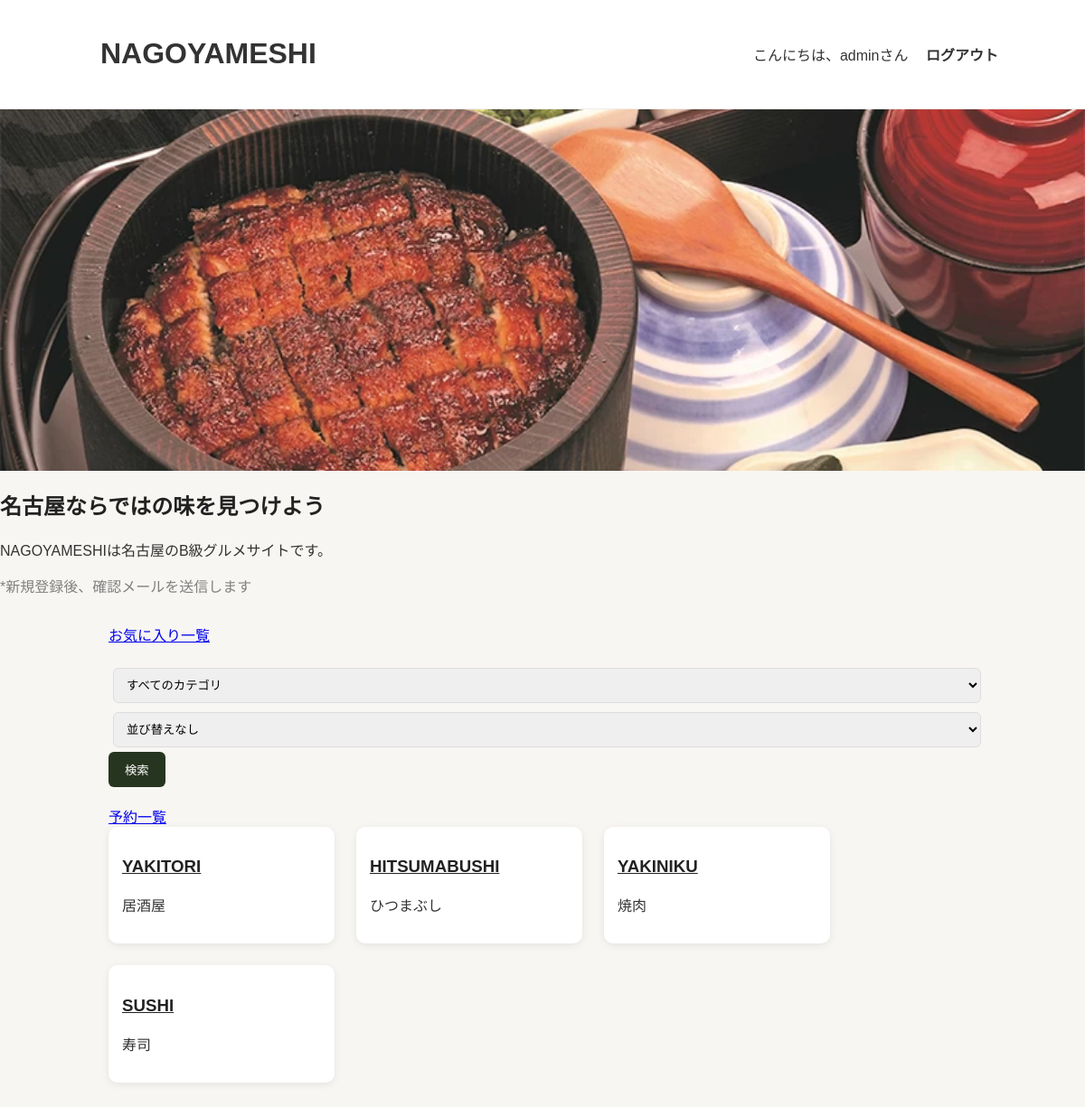
/ (signed in), run on the app's committed database.
### nagoyameshi/models.py (models this page shows, shortened)
class Shop(models.Model):
    category = models.ForeignKey(Category, on_delete=models.CASCADE, null=True, blank=True)
    name = models.CharField(max_length=100)
    description = models.TextField()
    address = models.CharField(max_length=200)

class Category(models.Model):
    name = models.CharField(max_length=100)

### nagoyameshi/views.py (the view)
# urls.py: path('', views.top, name='top'),
def top(request):
    shops = Shop.objects.all()
    categories = Category.objects.all()
    keyword = request.GET.get('keyword')
    category_id = request.GET.get('category')
    if keyword:
        shops = shops.filter(name__icontains=keyword)
    if category_id:
        shops = shops.filter(category_id=category_id)
    sort = request.GET.get('sort')
    if sort == 'name_asc':
        shops = shops.order_by('name')
    elif sort == 'name_desc':
        shops = shops.order_by('-name')
    elif sort == 'new':
        shops = shops.order_by('-id')
    elif sort == 'old':
        shops = shops.order_by('id')
    context = {
        'shops': shops,
        'categories': categories,
    }
    return render(request, 'nagoyameshi/top.html', context)

### nagoyameshi/templates/nagoyameshi/top.html (shortened to what this page needs)
{% extends 'nagoyameshi/base.html' %}
{% load static %}
{% block content %}
<div style="position: relative;">
  <img src="/static/img/nagoya.jpg" style="width:100%; height:400px; object-fit:cover; display:block;">
    <h2>名古屋ならではの味を見つけよう</h2>
    <p>NAGOYAMESHIは名古屋のB級グルメサイトです。</p>
    <p style="color: gray; margin-top:10px;">
    *新規登録後、確認メールを送信します
    </p>
</div>
<div class="container">
    <a href="/favorites/">お気に入り一覧</a>
    <form method="get" action="/">
        <select name="category">
            <option value="">すべてのカテゴリ</option>
        </select>
        <select name="sort">
            <option value="">並び替えなし</option>
        </select>
        <button type="submit" class="btn">検索</button>
    </form>
    {% if user.is_authenticated %}
        <a href="{% url 'reservation_list' %}" class="btn">予約一覧</a>
    {% endif %}
<div class="shop-list">
  {% for shop in shops %}
    <div class="shop-card">
      <h3><a href="{% url 'shop_detail' shop.id %}">{{ shop.name }}</a></h3>
      <p>{{ shop.category.name }}</p>
    </div>
  {% endfor %}
</div>
{% endblock %}

### nagoyameshi/templates/nagoyameshi/base.html (shortened to what this page needs)
{% load static %}
<!DOCTYPE html>
<html lang="ja">
<head>
    <link rel="stylesheet" href="{% static 'css/style.css' %}">
</head>
<body>
<header>
    <h1><a href="/">NAGOYAMESHI</a></h1>
    <div>
        {% if user.is_authenticated %}
            <span>こんにちは、{{ user.username }}さん</span>
            <a href="/logout/">ログアウト</a>
        {% else %}
            <a href="/login/">ログイン</a>
            <a href="/register/">新規登録</a>
        {% endif %}
    </div>
</header>
{% block content %}
{% endblock %}
</body>
</html>

### nagoyameshi/static/css/style.css (style rules this page uses)
body { font-family: Arial, sans-serif; background-color: #f8f9fa; margin: 0; }
.container { width: 400%; margin: 80px auto; }
h1, h2 { color: #333; }
input, select, textarea { width: 100%; padding: 8px; margin-top: 5px; margin-bottom: 15px; }
body { margin: 0; font-family: Arial, sans-serif; background-color: #f8f6f2; color: #333; }
header { background-color: #fff; padding: 20px 8%; display: flex; justify-content: space-between; align-items: center; border-bottom: 1px solid #eee; }
header a { margin-left: 15px; text-decoration: none; color: #333; font-weight: bold; }
.container { width: 80%; margin: 30px auto; }
h1, h2, h3 { color: #222; }
form { margin: 20px 0; }
input, select, textarea { padding: 10px; border: 1px solid #ddd; border-radius: 6px; margin: 5px; }
button, input[type="submit"] { background-color: #26351f; color: white; border: none; padding: 10px 18px; border-radius: 6px; cursor: pointer; }
.shop-list { display: flex; flex-wrap: wrap; gap: 24px; }
.shop-card { background-color: white; width: 220px; padding: 15px; border-radius: 10px; box-shadow: 0 2px 8px rgba(0,0,0,0.08); }
.shop-card a { color: #222; font-weight: bold; }

### data on the page
Shop: name "YAKITORI", category.name "居酒屋"
Shop: name "HITSUMABUSHI", category.name "ひつまぶし"
Shop: name "YAKINIKU", category.name "焼肉"
Shop: name "SUSHI", category.name "寿司"

### other printed values
{{ user.username }} "admin"
